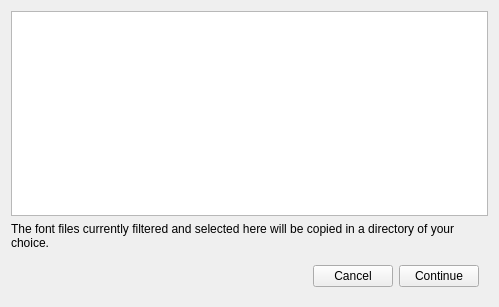
<?xml version="1.0" encoding="UTF-8"?>
<ui version="4.0">
 <class>DataExport</class>
 <widget class="QWidget" name="DataExport">
  <property name="geometry">
   <rect>
    <x>0</x>
    <y>0</y>
    <width>499</width>
    <height>307</height>
   </rect>
  </property>
  <property name="windowTitle">
   <string>Export Data</string>
  </property>
  <layout class="QGridLayout" name="gridLayout_2">
   <item row="0" column="0">
    <widget class="QListWidget" name="listWidget"/>
   </item>
   <item row="1" column="0">
    <widget class="QLabel" name="label">
     <property name="text">
      <string>The font files currently filtered and selected here will be copied in a directory of your choice.</string>
     </property>
     <property name="wordWrap">
      <bool>true</bool>
     </property>
    </widget>
   </item>
   <item row="2" column="0">
    <widget class="QWidget" name="widget" native="true">
     <layout class="QGridLayout" name="gridLayout">
      <item row="0" column="1">
       <widget class="QPushButton" name="cancelButton">
        <property name="text">
         <string>Cancel</string>
        </property>
       </widget>
      </item>
      <item row="0" column="2">
       <widget class="QPushButton" name="continueButton">
        <property name="text">
         <string>Continue</string>
        </property>
       </widget>
      </item>
      <item row="0" column="0">
       <spacer name="horizontalSpacer">
        <property name="orientation">
         <enum>Qt::Horizontal</enum>
        </property>
        <property name="sizeHint" stdset="0">
         <size>
          <width>40</width>
          <height>20</height>
         </size>
        </property>
       </spacer>
      </item>
     </layout>
    </widget>
   </item>
  </layout>
  <zorder>listWidget</zorder>
  <zorder>label</zorder>
  <zorder>widget</zorder>
  <zorder>horizontalSpacer</zorder>
 </widget>
 <resources/>
 <connections/>
</ui>
